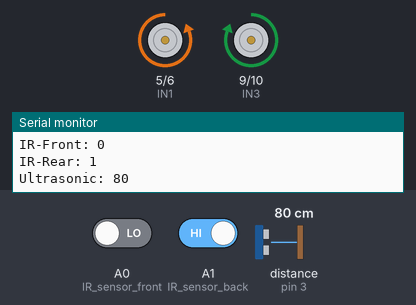
Simulated run of this sketch. Board: Arduino Uno, built with avr-gcc and run on an emulated ATmega328P. On the bench: motor-driver pin pairs drawn as motors (green arrow = first pin HIGH = forward, orange = second pin HIGH = backward, longer = more drive), the last lines printed to the serial monitor. The test bench sets the inputs (shaded band); at power-on: A1 (IR_sensor_back) HIGH, distance to the obstacle (sensor on pin 3) 80 cm, A0 (IR_sensor_front) LOW.

Above: at 1.3 s.
1.4 s: A1 (IR_sensor_back) driven LOW
4.5 s: distance to the obstacle (sensor on pin 3) set to 21 cm
7.6 s: distance to the obstacle (sensor on pin 3) set to 17 cm
At 8.5 s:
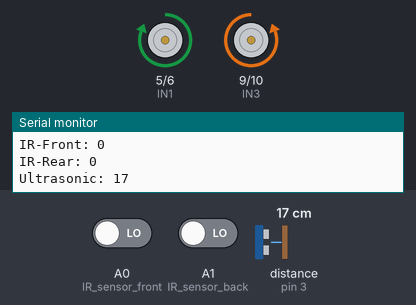
9.2 s: distance to the obstacle (sensor on pin 3) set to 35 cm
At 9.6 s:
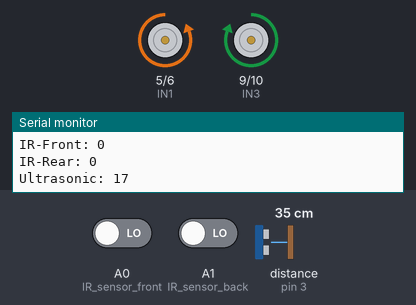
12.3 s: distance to the obstacle (sensor on pin 3) set to 2 cm
At 12.8 s:
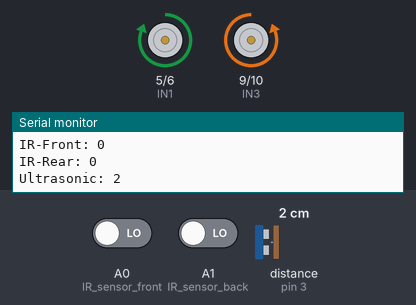
13.8 s: A0 (IR_sensor_front) driven HIGH and A1 (IR_sensor_back) driven HIGH
Timing chart, 0 to 16.8 s (numbered marks = the images above; inputs shaded):
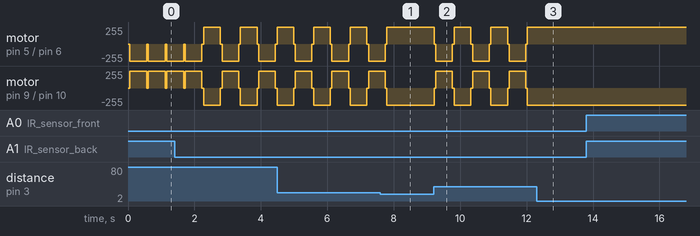

Measured:
- the behaviour switches between 20 and 19 cm on distance to the obstacle (sensor on pin 3) (found by bisection; images 0 and 1)
- after the input at 7.6 s, motor on pin 5 (IN1) / pin 6 (IN2): goes on until 7.8 s, then stays forward 255/255; motor on pin 9 (IN3) / pin 10 (IN4): goes on until 7.8 s, then stays backward 255/255
- after the input at 12.3 s, motor on pin 5 (IN1) / pin 6 (IN2): stays forward 255/255 (without the input it goes to stopped after 0.23 s); motor on pin 9 (IN3) / pin 10 (IN4): stays backward 255/255 (without the input it goes to stopped after 0.23 s)
- by itself, motor on pin 5 (IN1) / pin 6 (IN2): repeats every 1.1 s: backward 255/255 0.50 s, stopped 0.05 s, forward 255/255 0.50 s, stopped 0.05 s
- by itself, motor on pin 9 (IN3) / pin 10 (IN4): repeats every 1.1 s: forward 255/255 0.50 s, stopped 0.05 s, backward 255/255 0.50 s, stopped 0.05 s

The sketch:

sketch_jun12a.ino
```cpp
#include <Ultrasonic.h>

Ultrasonic ultrasonic(4,3);

const int IN1=5;
const int IN2=6;
const int IN3=9;
const int IN4=10;
#define IR_sensor_front A0 // front sensor
#define IR_sensor_back A1 // rear senson
int distance ;

void setup()
{
Serial.begin(9600);
//delay (5000); // as per sumo compat roles
}
void loop()
{

 int IR_front = digitalRead(IR_sensor_front);
 int IR_back = digitalRead(IR_sensor_back);
 distance = ultrasonic.read();
 Serial.print("IR-Front: ");
 Serial.println(IR_front);
 Serial.print("IR-Rear: ");
 Serial.println(IR_back);
 Serial.print("Ultrasonic: ");
 Serial.println(distance);
 ROTATE(200); // start rotete if (distance < 20){
    Stop();
    while (distance < 20 ) {
    FORWARD(255);
    distance = ultrasonic.read();
    IR_front = digitalRead(IR_sensor_front);
    IR_back = digitalRead(IR_sensor_back);
    if ( IR_front == 1 || IR_back == 1 ) { break;}
    delay(10); }


 if (IR_front == 0 )  // < 650 means white line
   {
   Stop();
   delay (50);
   BACKWARD(255);
   delay (500);
   }

 if (IR_back == 0 )  //
   {
   Stop();
   delay (50);
   FORWARD(255);
   delay (500);
   }

   /* //----------- debugging ----------------
  Serial.print(ultrasonic.Ranging(CM));
  Serial.println("cm");
  Serial.print("IR front :");
  Serial.println(IR_front);
  Serial.print("IR back :");
  Serial.println(IR_back);
*/

} //--------------------------------------------
void FORWARD (int Speed){
  //When we want to let Motor To move forward,
  // just void this part on the loop section .
  analogWrite(IN1,Speed);
  analogWrite(IN2,0);
  analogWrite(IN3,0);
  analogWrite(IN4,Speed);
}//--------------------------------------------
void BACKWARD (int Speed){
  //When we want to let Motor To move forward,
  // just void this part on the loop section .
  analogWrite(IN1,0);
  analogWrite(IN2,Speed);
  analogWrite(IN3,Speed);
  analogWrite(IN4,0);
}//--------------------------------------------
void ROTATE (int Speed)
{
  //When we want to let Motor To Rotate ,
  // just void this part on the loop section .
  analogWrite(IN1,Speed);
  analogWrite(IN2,0);
  analogWrite(IN3,Speed);
  analogWrite(IN4,0);
}//--------------------------------------------
void Stop(){
  //When we want to  Motor To stop ,
  // just void this part on the loop section .
  analogWrite(IN1,0);
  analogWrite(IN2,0);
  analogWrite(IN3,0);
  analogWrite(IN4,0);
}
```
